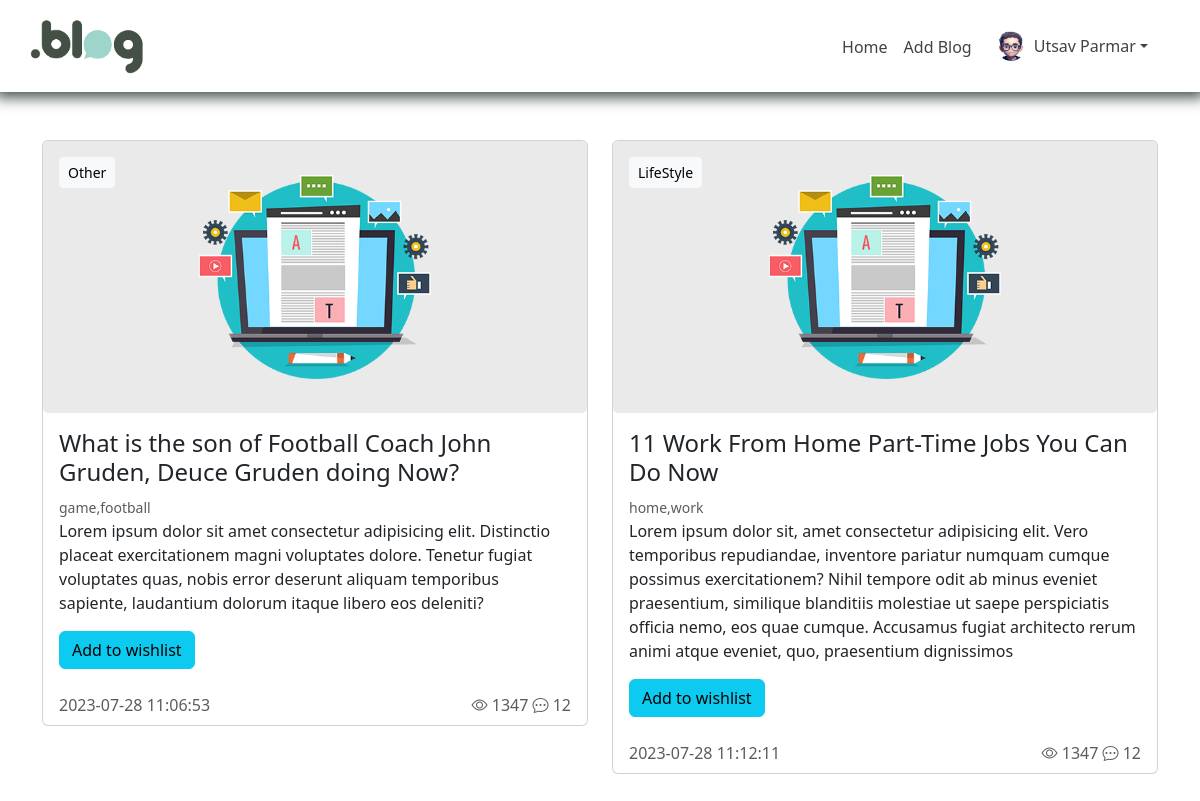
The app's page /dashboard.php (signed in) with its own data.
### tables this page shows
CREATE TABLE `Users` (
  `user_id` int(11) NOT NULL,
  `name` varchar(100) NOT NULL,
  `email` varchar(100) NOT NULL,
  `password` varchar(100) NOT NULL,
  `user_type` enum('client','admin') NOT NULL DEFAULT 'client',
  `image` varchar(100) DEFAULT NULL,
  `created_at` datetime DEFAULT NULL,
  `updated_at` datetime DEFAULT NULL
);

CREATE TABLE `Blog_Posts` (
  `post_id` int(11) NOT NULL,
  `user_id` int(11) NOT NULL,
  `title` varchar(200) NOT NULL,
  `content` text NOT NULL,
  `tag` varchar(200) DEFAULT NULL,
  `category` varchar(200) DEFAULT NULL,
  `featured_image` varchar(100) DEFAULT NULL,
  `created_at` datetime DEFAULT NULL,
  `updated_at` datetime DEFAULT NULL
);

### dashboard.php (the view, shortened to what this page needs)
<!DOCTYPE html>
<html lang="en">
<head>
</head>
<body>
  <?php
    include_once "./navbar_dash.php";
  ?>
  <div class="container my-5">
    <div class="row">
      <?php
     $query = "SELECT * FROM Blog_Posts";
    $runquery = mysqli_query($conn,$query);
    while ($row = mysqli_fetch_assoc($runquery)) {
      $title = $row["title"];
      $content = $row["content"];
      $tag = $row["tag"];
      $category = $row["category"];
      $created_at = $row["created_at"];
  ?>
      <div class="col-sm-6">
        <div class="card">
          <img class="card-img" src='./assets/blog_default.png' alt="Post_Card">
          <div class="card-img-overlay">
            <a href="#" class="btn btn-light btn-sm"><?= $category ?></a>
          </div>
          <div class="card-body">
            <h4 class="card-title"><?= $title ?></h4>
            <small class="text-muted cat">
              <i class="far fa-clock text-info"></i><?= $tag?>
            </small>
            <p class="card-text"><?= $content ?></p>
            <a href="#" class="btn btn-info">Add to wishlist</a>
          </div>
          <div class="card-footer text-muted d-flex justify-content-between bg-transparent border-top-0">
            <div class="views"><?= $created_at?>
            </div>
            <div class="stats">
              <i class="bi bi-eye"></i> 1347
              <i class="bi bi-chat-dots"></i> 12
            </div>
          </div>
        </div>
      </div>
      <?php
    }
  ?>
    </div>
  </div>
</body>
</html>

### navbar_dash.php (shortened to what this page needs)
<?php
include_once "connection.php";
$user_id = $_SESSION["user_id"];
$query = "SELECT * FROM Users WHERE user_id='$user_id'";
$runquery = mysqli_query($conn, $query);
$row = mysqli_fetch_assoc($runquery);
$name = $row["name"];
?>
<!DOCTYPE html>
<html lang="en">
<head>
  <link href="https://cdn.jsdelivr.net/npm/bootstrap@5.3.1/dist/css/bootstrap.min.css" rel="stylesheet"
>
  <link rel="stylesheet" href="./css/style.css">
  <link rel="stylesheet"
    href="https://cdnjs.cloudflare.com/ajax/libs/line-awesome/1.3.0/line-awesome/css/line-awesome.min.css"
 />
  <link href="./lib/css/bootstrap-icons/bootstrap-icons.css" rel="stylesheet">
</head>
<body>
  <header class="p-3 header_nav">
    <div class="container-fluid">
      <div class="d-flex flex-wrap align-items-center justify-content-center justify-content-lg-start">
        <a href="/" class="d-flex align-items-center mb-2 mb-lg-0 text-white text-decoration-none">
          <img src="./assets/site_logo.png" alt="logo" height="60">
        </a>
        <ul class="nav col-12 col-lg-auto me-2 mb-2 justify-content-center mb-md-0 ms-auto ">
          <li><a href="./dashboard.php" class="nav-link px-2 mt-1 ">Home</a></li>
          <li><a href="./add_blog.php" class="nav-link px-2 mt-1">Add Blog</a></li>
          <li class="nav-item dropdown pe-3">
            <a class="nav-link nav-profile d-flex align-items-center pe-0" href="#" data-bs-toggle="dropdown">
              <img src="./assets/profile.png" alt="Profile" class="rounded-circle" height="30">
              <span class="d-none d-md-block dropdown-toggle ps-2"><?= $name ?></span>
            </a>
          </li>
        </ul>
      </div>
    </div>
  </header>
</body>
</html>

### css/style.css (style rules this page uses)
.header_nav { background-color: #fff; box-shadow: #3c463d 0px 0px 14px 5px; }
.nav-link { color: #3c463d; }

### records on screen
users: name "Utsav Parmar"
blog_posts: category "Other", title "What is the son of Football Coach John Gruden, Deuce Gruden doing Now?", tag "game,football", content "Lorem ipsum dolor sit amet consectetur adipisicing elit. Distinctio placeat exercitationem magni voluptates dolore. Tenetur fugiat voluptates quas, nobis error deserunt aliquam temporibus sapiente, laudantium dolorum itaque libero eos deleniti?", created_at "2023-07-28 11:06:53"
blog_posts: category "LifeStyle", title "11 Work From Home Part-Time Jobs You Can Do Now", tag "home,work", content "Lorem ipsum dolor sit, amet consectetur adipisicing elit. Vero temporibus repudiandae, inventore pariatur numquam cumque possimus exercitationem? Nihil tempore odit ab minus eveniet praesentium, similique blanditiis molestiae ut saepe perspiciatis officia nemo, eos quae cumque. Accusamus fugiat architecto rerum animi atque eveniet, quo, praesentium dignissimos", created_at "2023-07-28 11:12:11"
